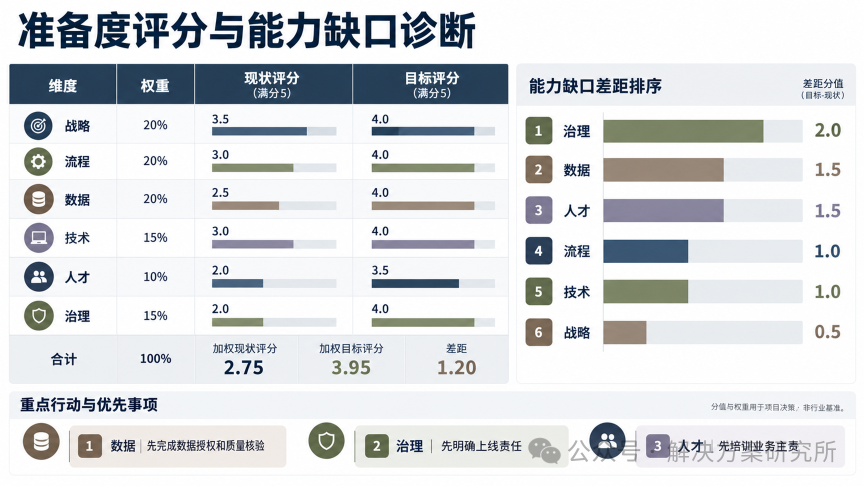
#> input picture docs/能力缺口判断复刻v2/005-能力缺口判断.png, 1728 x 972 px (shown at 1/2 size)
$ python diff.py
#> lines starting #> are read from the running program, lines starting #| are printed output that depends on the picture
#!/usr/bin/env python3
"""Step3: 原图 vs 截图 diff —— 总均差 + 16px 块 TOP40 + 热力图"""
from PIL import Image
import numpy as np
import os, sys

A = os.path.join(os.path.dirname(os.path.abspath(__file__)), '005-能力缺口判断.png')
B = sys.argv[1] if len(sys.argv) > 1 else os.path.join(os.path.dirname(os.path.abspath(__file__)), 'render_html.png')
OUT = os.path.join(os.path.dirname(os.path.abspath(__file__)), 'diff_heat.png')

img1 = Image.open(A).convert('RGB')
img2 = Image.open(B).convert('RGB')
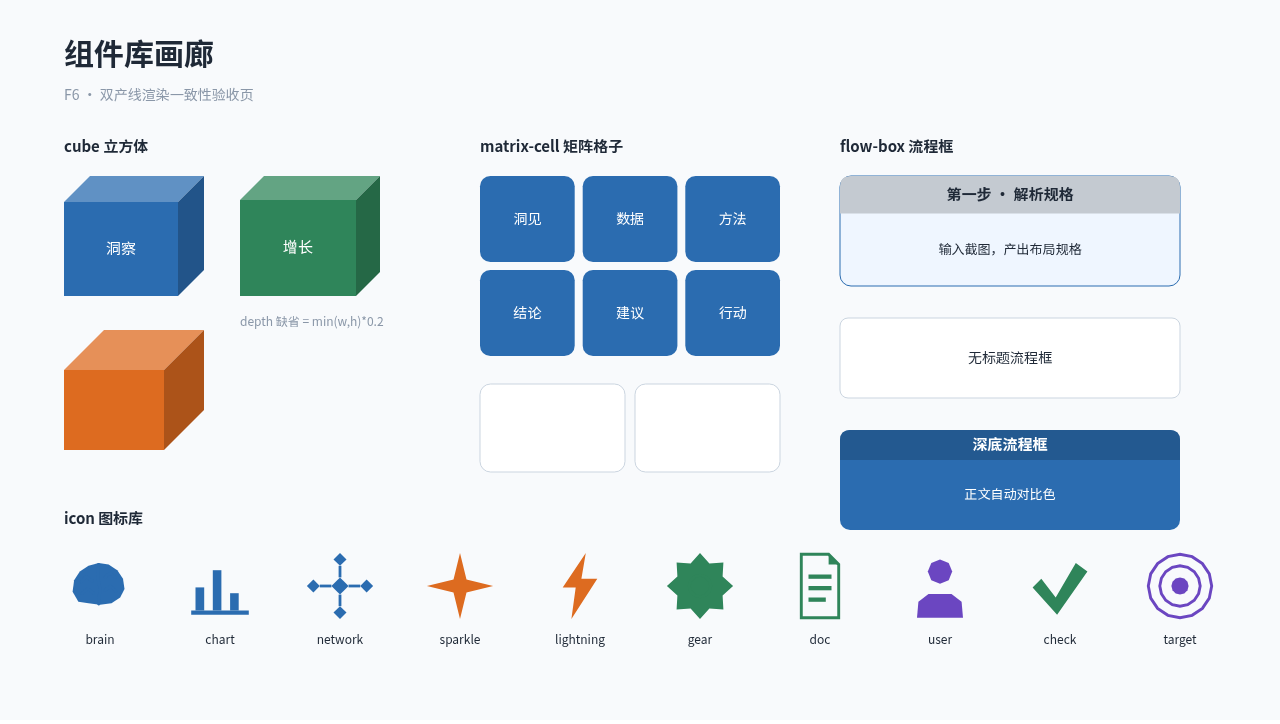
#> input picture examples/gallery/build/shot.png, 1280 x 724 px, given in place of render_html.png, which was not available
#> img2 is the input picture: PIL image 1280x724 RGB; mean R, G, B 218.3, 226.8, 234.1
if img2.size != img1.size:
    img2 = img2.resize(img1.size, Image.LANCZOS)
#> img2: PIL image 1728x972 RGB
a = np.asarray(img1).astype(int)
b = np.asarray(img2).astype(int)
d = np.abs(a - b).sum(axis=2)
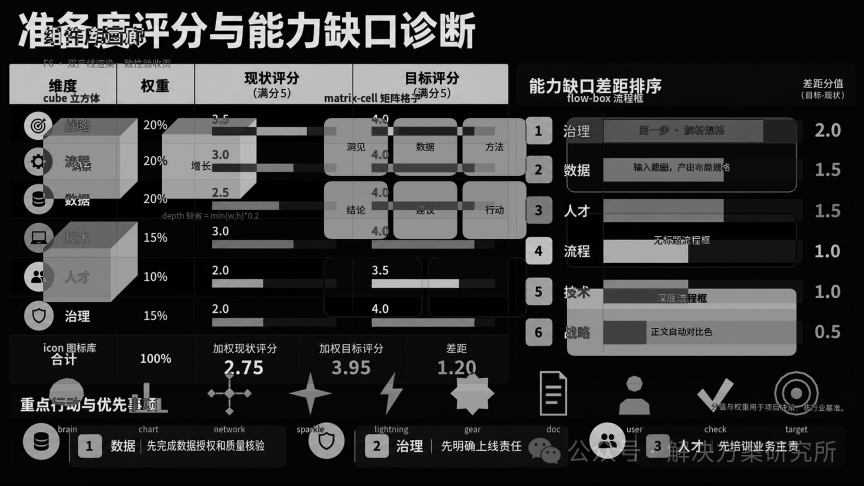
#> d: shape (972, 1728) int64 (shown at 1/2 size); min 0, max 754, mean 150.4; drawn with min black and max white
print(f'总平均差异: {d.mean():.2f} / 765   (目标 < 30, 即 10/255/通道)')
#| 总平均差异: 150.38 / 765   (目标 < 30, 即 10/255/通道)
BS = 16
H, W = d.shape
#> H = 972; W = 1728
hb, wb = H // BS, W // BS
#> hb = 60; wb = 108
blocks = d[:hb*BS, :wb*BS].reshape(hb, BS, wb, BS).mean(axis=(1, 3))
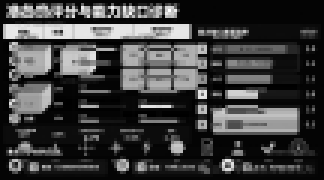
#> blocks: shape (60, 108) float64 (shown 3 times larger); min 1.65, max 623.1, mean 152.2; drawn with min black and max white
flat = [(float(blocks[i, j]), i, j) for i in range(hb) for j in range(wb)]
#> flat = 6480 items, first 6: (11.89, 0, 0), (12.59, 0, 1), (13.2, 0, 2), (12.88, 0, 3), (13.37, 0, 4), (12.93, 0, 5)
flat.sort(reverse=True)
print('TOP40 差异块 (block_y,block_x -> 原图坐标):')
for v, i, j in flat[:40]:
    if v < 60:
        break
    print(f'  ({i:3d},{j:3d}) -> ({j*BS:4d},{i*BS:4d})  diff={v:.0f}')
#> this loop made 40 passes
#> (v, i, j) on passes 1 to 12: (623.1, 3, 56), (604.6, 4, 43), (592.5, 2, 37), (579.2, 3, 58), (573.8, 2, 41), (571.1, 2, 27), (569.3, 53, 75), (567.1, 2, 43), (566.7, 11, 57), (566.7, 10, 5), (566.5, 9, 5), (566, 10, 58)
#|   (  3, 56) -> ( 896,  48)  diff=623
#|   (  4, 43) -> ( 688,  64)  diff=605
#|   (  2, 37) -> ( 592,  32)  diff=592
#|   (  3, 58) -> ( 928,  48)  diff=579
#|   (  2, 41) -> ( 656,  32)  diff=574
#|   (  2, 27) -> ( 432,  32)  diff=571
#|   ( 53, 75) -> (1200, 848)  diff=569
#|   (  2, 43) -> ( 688,  32)  diff=567
#> (further printed lines are left out)
# 热力图
heat = np.clip(blocks * 3, 0, 255).astype(np.uint8)
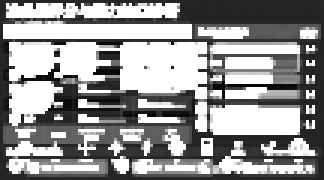
#> heat: shape (60, 108) (shown 3 times larger); min 4, max 255, mean 150.1
from PIL import Image as I
I.fromarray(np.stack([heat, heat // 3, heat // 3], axis=2)).resize((wb*8, hb*8), I.NEAREST).save(OUT)
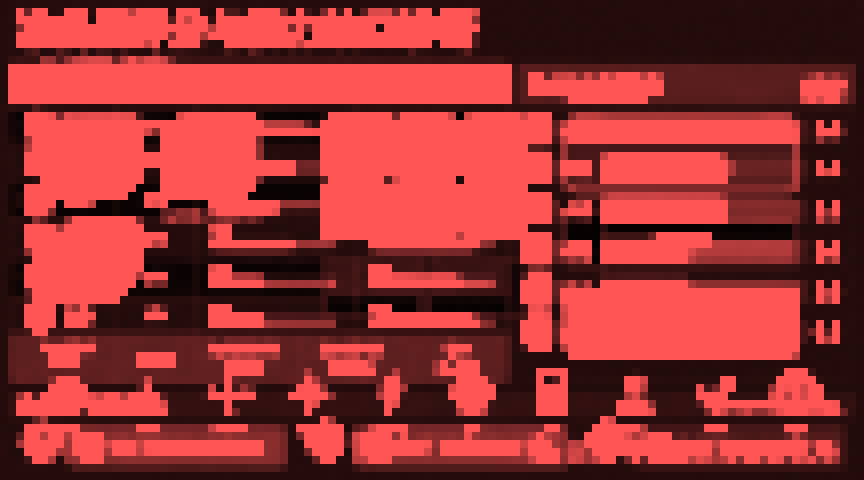
#> saved as diff_heat.png: PIL image 864x480 RGB; mean R, G, B 150.1, 49.8, 49.8
print('热力图:', OUT)
